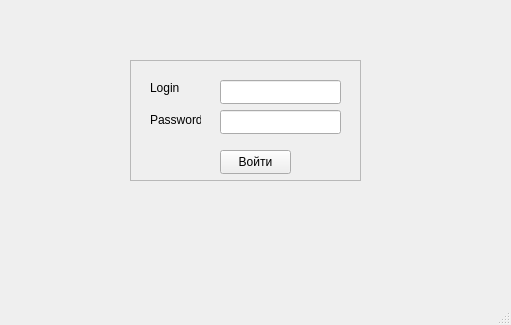
<?xml version="1.0" encoding="UTF-8"?>
<ui version="4.0">
 <class>MainWindow</class>
 <widget class="QMainWindow" name="MainWindow">
  <property name="geometry">
   <rect>
    <x>0</x>
    <y>0</y>
    <width>511</width>
    <height>325</height>
   </rect>
  </property>
  <property name="windowTitle">
   <string>MainWindow</string>
  </property>
  <widget class="QWidget" name="centralwidget">
   <widget class="QFrame" name="frame">
    <property name="geometry">
     <rect>
      <x>130</x>
      <y>60</y>
      <width>231</width>
      <height>121</height>
     </rect>
    </property>
    <property name="sizePolicy">
     <sizepolicy hsizetype="Minimum" vsizetype="Preferred">
      <horstretch>0</horstretch>
      <verstretch>1</verstretch>
     </sizepolicy>
    </property>
    <property name="layoutDirection">
     <enum>Qt::LayoutDirection::LeftToRight</enum>
    </property>
    <property name="frameShape">
     <enum>QFrame::Shape::StyledPanel</enum>
    </property>
    <property name="frameShadow">
     <enum>QFrame::Shadow::Raised</enum>
    </property>
    <widget class="QLabel" name="lblPassword">
     <property name="geometry">
      <rect>
       <x>20</x>
       <y>50</y>
       <width>51</width>
       <height>20</height>
      </rect>
     </property>
     <property name="text">
      <string>Password</string>
     </property>
    </widget>
    <widget class="QPushButton" name="btnEnter">
     <property name="geometry">
      <rect>
       <x>90</x>
       <y>90</y>
       <width>71</width>
       <height>24</height>
      </rect>
     </property>
     <property name="text">
      <string>Войти</string>
     </property>
    </widget>
    <widget class="QLabel" name="lblLogin">
     <property name="geometry">
      <rect>
       <x>20</x>
       <y>20</y>
       <width>49</width>
       <height>16</height>
      </rect>
     </property>
     <property name="text">
      <string>Login</string>
     </property>
    </widget>
    <widget class="QLineEdit" name="edtLogin">
     <property name="geometry">
      <rect>
       <x>90</x>
       <y>20</y>
       <width>121</width>
       <height>24</height>
      </rect>
     </property>
    </widget>
    <widget class="QLineEdit" name="edtPassword">
     <property name="geometry">
      <rect>
       <x>90</x>
       <y>50</y>
       <width>121</width>
       <height>24</height>
      </rect>
     </property>
    </widget>
   </widget>
  </widget>
  <widget class="QMenuBar" name="menubar">
   <property name="geometry">
    <rect>
     <x>0</x>
     <y>0</y>
     <width>511</width>
     <height>21</height>
    </rect>
   </property>
  </widget>
  <widget class="QStatusBar" name="statusbar"/>
 </widget>
 <resources/>
 <connections/>
</ui>
